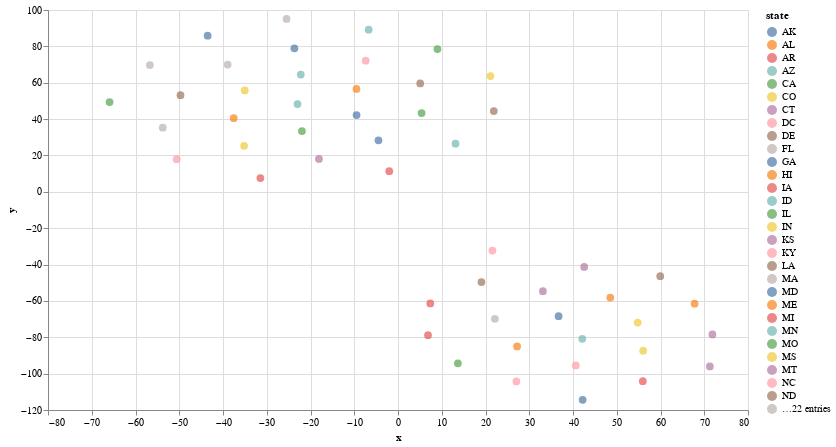

Source (notebook cell):
### Code cell
alt.Chart(tsne_df).mark_circle(size=60).encode(
    x='x',
    y='y',
    color='state',
    tooltip=['state']
).properties(width=700, height=400)

### Figure 1 — Vega-Lite specification as saved in the notebook (floating-point values rounded to 4 significant figures)
{"config": {"view": {"continuousWidth": 400, "continuousHeight": 300}}, "data": {"name": "data-56b2fc9be72b9993bf46c163235a4337"}, "mark": {"type": "circle", "size": 60}, "encoding": {"color": {"field": "state", "type": "nominal"}, "tooltip": [{"field": "state", "type": "nominal"}], "x": {"field": "x", "type": "quantitative"}, "y": {"field": "y", "type": "quantitative"}}, "height": 400, "width": 700, "$schema": "https://vega.github.io/schema/vega-lite/v4.17.0.json", "datasets": {"data-56b2fc9be72b9993bf46c163235a4337": [{"state": "AR", "x": -31.45, "y": 7.593}, {"state": "DC", "x": -50.58, "y": 17.92}, {"state": "DE", "x": -49.72, "y": 53.16}, {"state": "FL", "x": -56.71, "y": 69.69}, {"state": "GA", "x": -23.68, "y": 78.95}, {"state": "KS", "x": 71.87, "y": -78.46}, {"state": "LA", "x": 21.9, "y": 44.39}, {"state": "MD", "x": -4.468, "y": 28.33}, {"state": "MO", "x": 9.013, "y": 78.5}, {"state": "MS", "x": 54.8, "y": -71.89}, {"state": "NC", "x": 40.64, "y": -95.5}, {"state": "OK", "x": 42.56, "y": -41.29}, {"state": "SC", "x": -9.469, "y": 42.25}, {"state": "TN", "x": 6.859, "y": -78.84}, {"state": "TX", "x": -6.706, "y": 89.16}, {"state": "WV", "x": -38.94, "y": 69.99}, {"state": "AL", "x": 48.53, "y": -58.19}, {"state": "CT", "x": -18.07, "y": 18.08}, {"state": "IA", "x": 55.96, "y": -104.1}, {"state": "IL", "x": -21.96, "y": 33.4}, {"state": "IN", "x": -35.03, "y": 55.74}, {"state": "ME", "x": -9.491, "y": 56.6}, {"state": "MI", "x": 7.382, "y": -61.41}, {"state": "MN", "x": -22.97, "y": 48.26}, {"state": "NE", "x": -25.47, "y": 95.08}, {"state": "NH", "x": -43.51, "y": 85.9}, {"state": "NJ", "x": -37.56, "y": 40.53}, {"state": "NY", "x": 5.394, "y": 43.33}, {"state": "OH", "x": -35.17, "y": 25.33}, {"state": "RI", "x": 22.14, "y": -69.82}, {"state": "VT", "x": 71.28, "y": -96.03}, {"state": "WI", "x": 5.078, "y": 59.61}, {"state": "CA", "x": -65.93, "y": 49.34}, {"state": "CO", "x": 56.04, "y": -87.35}, {"state": "NM", "x": -1.995, "y": 11.33}, {"state": "NV", "x": 13.15, "y": 26.45}, {"state": "UT", "x": 13.69, "y": -94.34}, {"state": "AZ", "x": 42.13, "y": -80.87}, {"state": "ID", "x": -22.22, "y": 64.52}, {"state": "MT", "x": 33.12, "y": -54.63}, {"state": "ND", "x": 19.07, "y": -49.64}, {"state": "OR", "x": 21.59, "y": -32.28}, {"state": "SD", "x": 27.21, "y": -85.05}, {"state": "WA", "x": -7.382, "y": 72.12}, {"state": "WY", "x": 42.2, "y": -114.4}, {"state": "HI", "x": 67.8, "y": -61.5}, {"state": "AK", "x": 36.7, "y": -68.41}, {"state": "KY", "x": 27.06, "y": -104.3}, {"state": "MA", "x": -53.77, "y": 35.26}, {"state": "PA", "x": 59.94, "y": -46.42}, {"state": "VA", "x": 21.14, "y": 63.68}]}}
